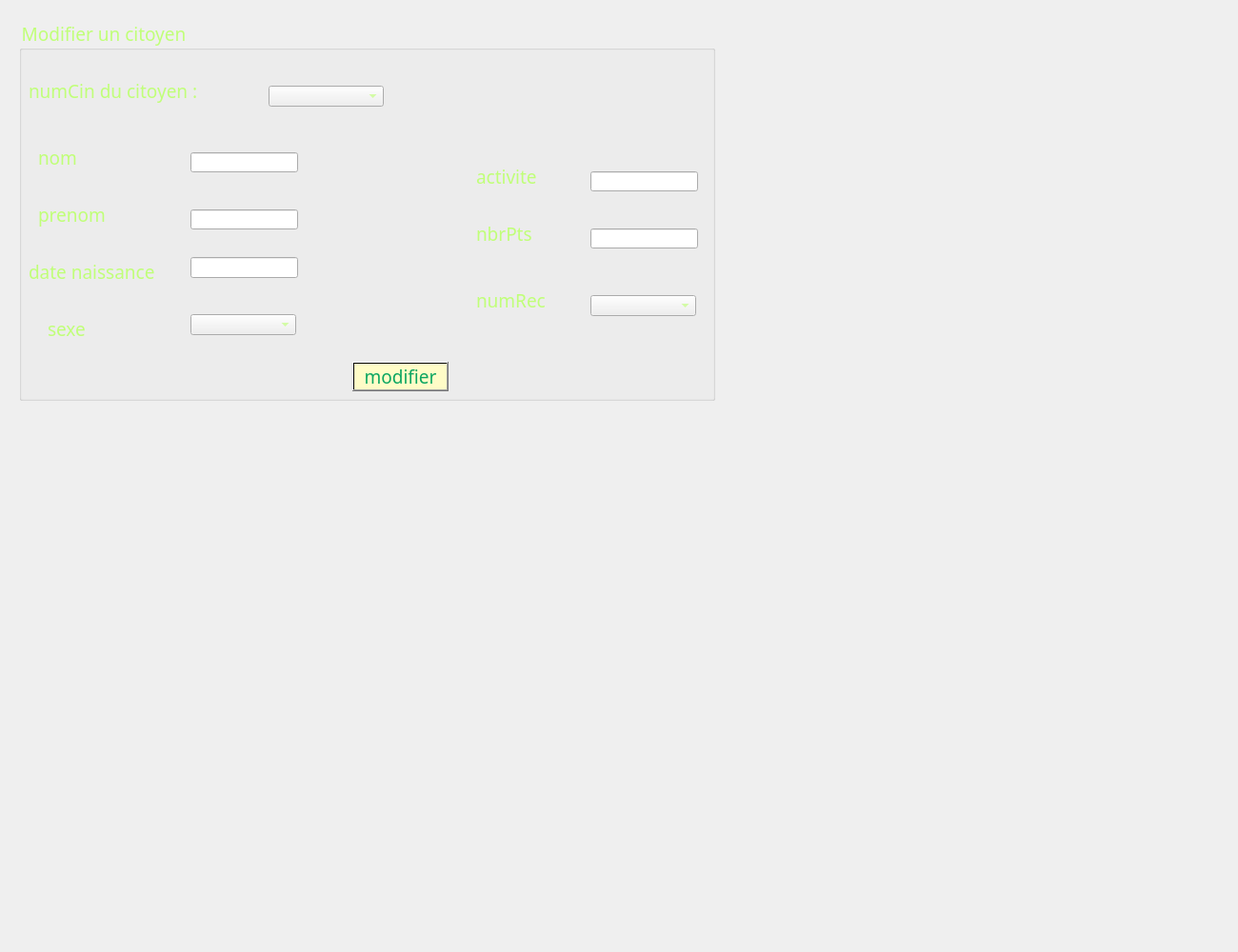
      <widget class="QWidget" name="modifierCitoyen">
       <attribute name="title">
        <string>Modifier</string>
       </attribute>
       <widget class="QGroupBox" name="groupBox_2">
        <property name="geometry">
         <rect>
          <x>20</x>
          <y>20</y>
          <width>731</width>
          <height>401</height>
         </rect>
        </property>
        <property name="font">
         <font>
          <family>Rockwell</family>
          <pointsize>14</pointsize>
          <weight>50</weight>
          <italic>false</italic>
          <bold>false</bold>
         </font>
        </property>
        <property name="styleSheet">
         <string notr="true">color:rgb(192, 255, 120);
</string>
        </property>
        <property name="title">
         <string>Modifier un citoyen</string>
        </property>
        <property name="flat">
         <bool>false</bool>
        </property>
        <property name="checkable">
         <bool>false</bool>
        </property>
        <widget class="QLabel" name="label_12">
         <property name="geometry">
          <rect>
           <x>30</x>
           <y>310</y>
           <width>71</width>
           <height>31</height>
          </rect>
         </property>
         <property name="font">
          <font>
           <family>Rockwell</family>
           <pointsize>14</pointsize>
           <weight>50</weight>
           <italic>false</italic>
           <bold>false</bold>
          </font>
         </property>
         <property name="text">
          <string>sexe</string>
         </property>
        </widget>
        <widget class="QLabel" name="label_14">
         <property name="geometry">
          <rect>
           <x>10</x>
           <y>60</y>
           <width>231</width>
           <height>31</height>
          </rect>
         </property>
         <property name="font">
          <font>
           <family>Rockwell</family>
           <pointsize>14</pointsize>
           <weight>50</weight>
           <italic>false</italic>
           <bold>false</bold>
          </font>
         </property>
         <property name="autoFillBackground">
          <bool>false</bool>
         </property>
         <property name="text">
          <string>numCin du citoyen :</string>
         </property>
        </widget>
        <widget class="QLabel" name="label_15">
         <property name="geometry">
          <rect>
           <x>20</x>
           <y>130</y>
           <width>111</width>
           <height>31</height>
          </rect>
         </property>
         <property name="font">
          <font>
           <family>Rockwell</family>
           <pointsize>14</pointsize>
           <weight>50</weight>
           <italic>false</italic>
           <bold>false</bold>
          </font>
         </property>
         <property name="autoFillBackground">
          <bool>false</bool>
         </property>
         <property name="text">
          <string>nom</string>
         </property>
        </widget>
        <widget class="QLabel" name="label_16">
         <property name="geometry">
          <rect>
           <x>480</x>
           <y>150</y>
           <width>111</width>
           <height>31</height>
          </rect>
         </property>
         <property name="font">
          <font>
           <family>Rockwell</family>
           <pointsize>14</pointsize>
           <weight>50</weight>
           <italic>false</italic>
           <bold>false</bold>
          </font>
         </property>
         <property name="text">
          <string>activite</string>
         </property>
        </widget>
        <widget class="QLabel" name="label_17">
         <property name="geometry">
          <rect>
           <x>10</x>
           <y>250</y>
           <width>171</width>
           <height>31</height>
          </rect>
         </property>
         <property name="font">
          <font>
           <family>Rockwell</family>
           <pointsize>14</pointsize>
           <weight>50</weight>
           <italic>false</italic>
           <bold>false</bold>
          </font>
         </property>
         <property name="text">
          <string>date naissance</string>
         </property>
        </widget>
        <widget class="QLabel" name="label_18">
         <property name="geometry">
          <rect>
           <x>20</x>
           <y>190</y>
           <width>121</width>
           <height>31</height>
          </rect>
         </property>
         <property name="font">
          <font>
           <family>Rockwell</family>
           <pointsize>14</pointsize>
           <weight>50</weight>
           <italic>false</italic>
           <bold>false</bold>
          </font>
         </property>
         <property name="text">
          <string>prenom</string>
         </property>
        </widget>
        <widget class="QPushButton" name="modiferCitoyen">
         <property name="geometry">
          <rect>
           <x>350</x>
           <y>360</y>
           <width>101</width>
           <height>31</height>
          </rect>
         </property>
         <property name="font">
          <font>
           <family>Rockwell</family>
           <pointsize>14</pointsize>
           <weight>50</weight>
           <italic>false</italic>
           <bold>false</bold>
          </font>
         </property>
         <property name="styleSheet">
          <string notr="true">background-color: qlineargradient(spread:pad, x1:1, y1:0, x2:1, y2:0, stop:0.919598 rgba(255, 252, 199), stop:0.98 rgba(0, 0, 0, 255), stop:1 rgba(235, 148, 61, 255));
color:rgb(12, 166, 97);</string>
         </property>
         <property name="text">
          <string>modifier</string>
         </property>
        </widget>
        <widget class="QLineEdit" name="nom_2">
         <property name="geometry">
          <rect>
           <x>180</x>
           <y>140</y>
           <width>113</width>
           <height>21</height>
          </rect>
         </property>
        </widget>
        <widget class="QLineEdit" name="prenom">
         <property name="geometry">
          <rect>
           <x>180</x>
           <y>200</y>
           <width>113</width>
           <height>21</height>
          </rect>
         </property>
        </widget>
        <widget class="QComboBox" name="comboBox">
         <property name="geometry">
          <rect>
           <x>180</x>
           <y>310</y>
           <width>111</width>
           <height>22</height>
          </rect>
         </property>
        </widget>
        <widget class="QLabel" name="label_23">
         <property name="geometry">
          <rect>
           <x>480</x>
           <y>210</y>
           <width>111</width>
           <height>31</height>
          </rect>
         </property>
         <property name="font">
          <font>
           <family>Rockwell</family>
           <pointsize>14</pointsize>
           <weight>50</weight>
           <italic>false</italic>
           <bold>false</bold>
          </font>
         </property>
         <property name="text">
          <string>nbrPts</string>
         </property>
        </widget>
        <widget class="QLineEdit" name="nbrPts_2">
         <property name="geometry">
          <rect>
           <x>600</x>
           <y>220</y>
           <width>113</width>
           <height>21</height>
          </rect>
         </property>
        </widget>
        <widget class="QLabel" name="label_24">
         <property name="geometry">
          <rect>
           <x>480</x>
           <y>280</y>
           <width>111</width>
           <height>31</height>
          </rect>
         </property>
         <property name="font">
          <font>
           <family>Rockwell</family>
           <pointsize>14</pointsize>
           <weight>50</weight>
           <italic>false</italic>
           <bold>false</bold>
          </font>
         </property>
         <property name="text">
          <string>numRec</string>
         </property>
        </widget>
        <widget class="QLineEdit" name="activite_2">
         <property name="geometry">
          <rect>
           <x>600</x>
           <y>160</y>
           <width>113</width>
           <height>21</height>
          </rect>
         </property>
        </widget>
        <widget class="QComboBox" name="comboBox_3">
         <property name="geometry">
          <rect>
           <x>262</x>
           <y>70</y>
           <width>121</width>
           <height>22</height>
          </rect>
         </property>
        </widget>
        <widget class="QLineEdit" name="date_2">
         <property name="geometry">
          <rect>
           <x>180</x>
           <y>250</y>
           <width>113</width>
           <height>22</height>
          </rect>
         </property>
        </widget>
        <widget class="QComboBox" name="comboBox_4">
         <property name="geometry">
          <rect>
           <x>600</x>
           <y>290</y>
           <width>111</width>
           <height>22</height>
          </rect>
         </property>
        </widget>
       </widget>
       <widget class="QLabel" name="label_4">
        <property name="geometry">
         <rect>
          <x>-260</x>
          <y>0</y>
          <width>1291</width>
          <height>991</height>
         </rect>
        </property>
        <property name="text">
         <string/>
        </property>
        <property name="pixmap">
         <pixmap>../imagesQT/74-741363_macaron-background.jpg</pixmap>
        </property>
       </widget>
       <widget class="QLabel" name="label_36">
        <property name="geometry">
         <rect>
          <x>-35</x>
          <y>-70</y>
          <width>821</width>
          <height>511</height>
         </rect>
        </property>
        <property name="styleSheet">
         <string notr="true">background:url(:/3.jpg)</string>
        </property>
        <property name="text">
         <string/>
        </property>
       </widget>
       <zorder>label_36</zorder>
       <zorder>label_4</zorder>
       <zorder>groupBox_2</zorder>
      </widget>
